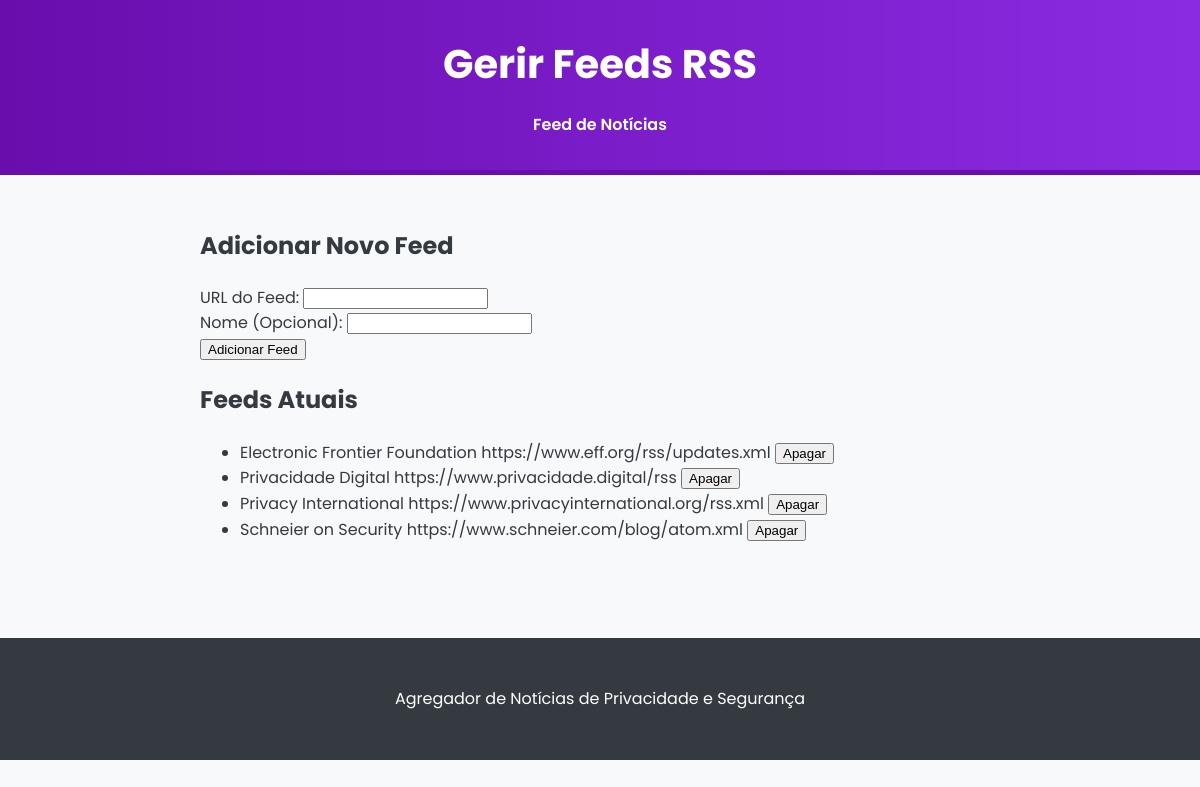
Screenshot of /feeds with the database file from the repository.
### database.py (models this page shows)
class Feed(Base):
    __tablename__ = 'feeds'
    id = Column(Integer, primary_key=True)
    url = Column(String, unique=True, nullable=False)
    nome = Column(String)

### app.py (the view, shortened to what this page needs)
@app.route('/feeds', methods=['GET', 'POST'])
def gerir_feeds():
    session = Session()
    try:
        feeds = session.query(Feed).order_by(Feed.nome).all()
    except Exception as e:
        print(f"Erro ao gerir feeds: {e}")
        session.rollback()
        feeds = []
    finally:
        session.close()
    return render_template('feeds.html', feeds=feeds)

### templates/feeds.html (shortened to what this page needs)
<!DOCTYPE html>
<html lang="pt">
<head>
    <link rel="stylesheet" href="{{ url_for('static', filename='style.css') }}">
</head>
<body>
    <header>
        <h1>Gerir Feeds RSS</h1>
        <nav>
            <a href="{{ url_for('index') }}">Feed de Notícias</a>
        </nav>
    </header>
    <main>
        <section class="add-feed-form">
            <h2>Adicionar Novo Feed</h2>
            <form action="{{ url_for('gerir_feeds') }}" method="post">
                <div class="form-group">
                    <label for="url">URL do Feed:</label>
                    <input type="url" id="url" name="url" required>
                </div>
                <div class="form-group">
                    <label for="nome">Nome (Opcional):</label>
                    <input type="text" id="nome" name="nome">
                </div>
                <button type="submit">Adicionar Feed</button>
            </form>
        </section>
        <section class="feed-list">
            <h2>Feeds Atuais</h2>
            <ul>
                {% for feed in feeds %}
                <li>
                    <span class="feed-name">{{ feed.nome or 'Sem nome' }}</span>
                    <span class="feed-url">{{ feed.url }}</span>
                    <form action="{{ url_for('apagar_feed', feed_id=feed.id) }}" method="post" style="display: inline;">
                        <button type="submit" class="delete-btn">Apagar</button>
                    </form>
                </li>
                {% else %}
                <li>Nenhum feed encontrado. Adicione um para começar.</li>
                {% endfor %}
            </ul>
        </section>
    </main>
    <footer>
        <p>Agregador de Notícias de Privacidade e Segurança</p>
    </footer>
</body>
</html>

### static/style.css (style rules this page uses)
:root { --primary-color: #6A0DAD; --primary-light: #E6E6FA; --text-color: #343A40; --background-color: #F8F9FA; --white: #FFFFFF; --shadow: rgba(0, 0, 0, 0.1); }
body { font-family: 'Poppins', -apple-system, BlinkMacSystemFont, "Segoe UI", Roboto, "Helvetica Neue", Arial, sans-serif; line-height: 1.6; margin: 0; padding: 0; background-color: var(--background-color); color: var(--text-color); }
header { background: linear-gradient(90deg, var(--primary-color), #8A2BE2); color: var(--white); padding: 2rem 1rem; text-align: center; border-bottom: 5px solid var(--primary-color); }
header h1 { margin: 0; font-size: 2.5rem; font-weight: 700; }
header nav { margin-top: 1rem; }
header nav a { color: var(--white); text-decoration: none; font-weight: 600; padding: 0.5rem 1rem; border-radius: 5px; transition: background-color 0.3s ease; }
main { padding: 2rem 1rem; max-width: 800px; margin: 0 auto; }
footer { text-align: center; padding: 2rem 1rem; margin-top: 3rem; background: #343A40; color: var(--white); }

### rows the page displays
Feed: nome "Electronic Frontier Foundation", url "https://www.eff.org/rss/updates.xml"
Feed: nome "Privacidade Digital", url "https://www.privacidade.digital/rss"
Feed: nome "Privacy International", url "https://www.privacyinternational.org/rss.xml"
Feed: nome "Schneier on Security", url "https://www.schneier.com/blog/atom.xml"
